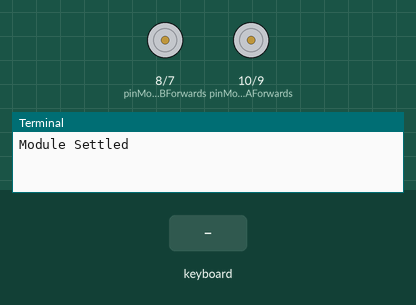
Recording of a program running on a simulated Raspberry Pi (BCM pin numbers). Shown: motor-driver pin pairs drawn as motors (green arrow = first pin HIGH = forward, orange = second pin HIGH = backward, longer = more drive), the last lines printed to the terminal. Inputs (shaded band) come from the test bench.

Above: at 2.2 s.
2.3 s: key "w" typed on the keyboard
At 2.4 s:
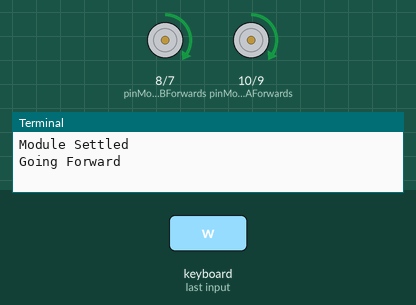
4.0 s: key "d" typed on the keyboard
At 4.1 s:
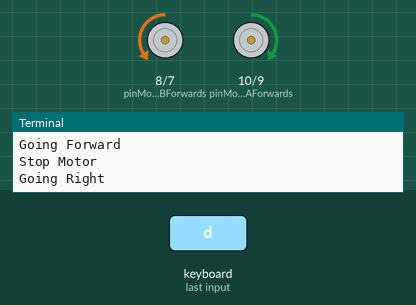
5.7 s: key "a" typed on the keyboard
At 5.8 s:
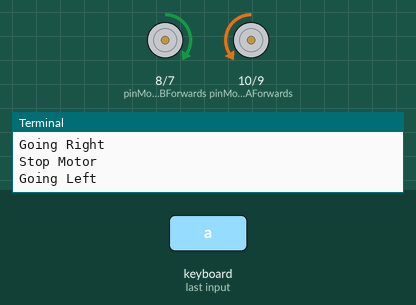
7.4 s: key "s" typed on the keyboard
At 7.5 s:
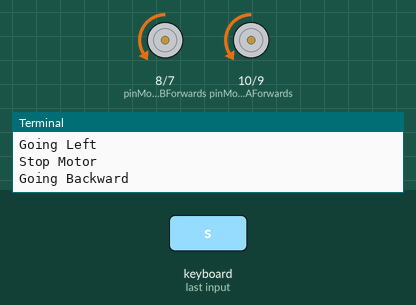
Timing chart, 0 to 10.1 s (numbered marks = the images above; inputs shaded):
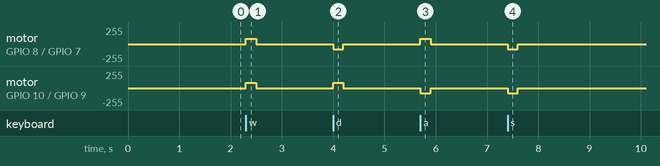

Measured:
- after the input at 2.3 s, motor on GPIO 8 (pinMotorBForwards) / GPIO 7 (pinMotorBBackwards), motor on GPIO 10 (pinMotorAForwards) / GPIO 9 (pinMotorABackwards): stopped → forward 77/255 at once, → stopped 0.20 s later
- after the input at 4.0 s, motor on GPIO 8 (pinMotorBForwards) / GPIO 7 (pinMotorBBackwards): stopped → backward 77/255 at once, → stopped 0.20 s later; motor on GPIO 10 (pinMotorAForwards) / GPIO 9 (pinMotorABackwards): stopped → forward 77/255 at once, → stopped 0.20 s later
- after the input at 5.7 s, motor on GPIO 8 (pinMotorBForwards) / GPIO 7 (pinMotorBBackwards): stopped → forward 77/255 at once, → stopped 0.20 s later; motor on GPIO 10 (pinMotorAForwards) / GPIO 9 (pinMotorABackwards): stopped → backward 77/255 at once, → stopped 0.20 s later
- after the input at 7.4 s, motor on GPIO 8 (pinMotorBForwards) / GPIO 7 (pinMotorBBackwards), motor on GPIO 10 (pinMotorAForwards) / GPIO 9 (pinMotorABackwards): stopped → backward 77/255 at once, → stopped 0.20 s later

The program:

remote_driving.py
```python
# CamJam EduKit 3 - Robotics
# Worksheet 9 – Obstacle Avoidance

import RPi.GPIO as GPIO  # Import the GPIO Library
import time  # Import the Time library
import getch

# Set the GPIO modes
GPIO.setmode(GPIO.BCM)
GPIO.setwarnings(False)

# Set variables for the GPIO motor pins
pinMotorAForwards = 10
pinMotorABackwards = 9
pinMotorBForwards = 8
pinMotorBBackwards = 7
# Define GPIO pins to use on the Pi
pinTrigger = 17
pinEcho = 18

# How many times to turn the pin on and off each second
Frequency = 20
# How long the pin stays on each cycle, as a percent
DutyCycleA = 30
DutyCycleB = 30
# Settng the duty cycle to 0 means the motors will not turn
Stop = 0

# Distance variables
HowNear = 5.0
ReverseTime = 0.5
TurnTime = 0.75

# Run time variables
ActionRunTime = 0.2

# Set the GPIO Pin mode to be Output
GPIO.setup(pinMotorAForwards, GPIO.OUT)
GPIO.setup(pinMotorABackwards, GPIO.OUT)
GPIO.setup(pinMotorBForwards, GPIO.OUT)
GPIO.setup(pinMotorBBackwards, GPIO.OUT)
# Set pins as output and input
GPIO.setup(pinTrigger, GPIO.OUT)  # Trigger
GPIO.setup(pinEcho, GPIO.IN)  # Echo

# Set the GPIO to software PWM at 'Frequency' Hertz
pwmMotorAForwards = GPIO.PWM(pinMotorAForwards, Frequency)
pwmMotorABackwards = GPIO.PWM(pinMotorABackwards, Frequency)
pwmMotorBForwards = GPIO.PWM(pinMotorBForwards, Frequency)
pwmMotorBBackwards = GPIO.PWM(pinMotorBBackwards, Frequency)

# Start the software PWM with a duty cycle of 0 (i.e. not moving)
pwmMotorAForwards.start(Stop)
pwmMotorABackwards.start(Stop)
pwmMotorBForwards.start(Stop)
pwmMotorBBackwards.start(Stop)


# Turn all motors off
def StopMotors():
    pwmMotorAForwards.ChangeDutyCycle(Stop)
    pwmMotorABackwards.ChangeDutyCycle(Stop)
    pwmMotorBForwards.ChangeDutyCycle(Stop)
    pwmMotorBBackwards.ChangeDutyCycle(Stop)

# Turn both motors forwards
def Forwards():
    pwmMotorAForwards.ChangeDutyCycle(DutyCycleA)
    pwmMotorABackwards.ChangeDutyCycle(Stop)
    pwmMotorBForwards.ChangeDutyCycle(DutyCycleB)
    pwmMotorBBackwards.ChangeDutyCycle(Stop)

# Turn both motors backwards
def Backwards():
    pwmMotorAForwards.ChangeDutyCycle(Stop)
    pwmMotorABackwards.ChangeDutyCycle(DutyCycleA)
    pwmMotorBForwards.ChangeDutyCycle(Stop)
    pwmMotorBBackwards.ChangeDutyCycle(DutyCycleB)

# Turn left
def Left():
    pwmMotorAForwards.ChangeDutyCycle(Stop)
    pwmMotorABackwards.ChangeDutyCycle(DutyCycleA)
    pwmMotorBForwards.ChangeDutyCycle(DutyCycleB)
    pwmMotorBBackwards.ChangeDutyCycle(Stop)

# Turn Right
def Right():
    pwmMotorAForwards.ChangeDutyCycle(DutyCycleA)
    pwmMotorABackwards.ChangeDutyCycle(Stop)
    pwmMotorBForwards.ChangeDutyCycle(Stop)
    pwmMotorBBackwards.ChangeDutyCycle(DutyCycleB)

# Take a distance measurement
def Measure():
    GPIO.output(pinTrigger, True)
    time.sleep(0.00001)
    GPIO.output(pinTrigger, False)
    StartTime = time.time()
    StopTime = StartTime

    while GPIO.input(pinEcho) == 0:
        StartTime = time.time()
        StopTime = StartTime

    while GPIO.input(pinEcho) == 1:
        StopTime = time.time()
        # If the sensor is too close to an object, the Pi cannot
        # see the echo quickly enough, so we have to detect that
        # problem and say what has happened.
        if StopTime - StartTime >= 0.04:
            print("Hold on there!  You're too close for me to see.")
            StopTime = StartTime
            break

    ElapsedTime = StopTime - StartTime
    Distance = (ElapsedTime * 34300) / 2

    return Distance


# Return True if the ultrasonic sensor sees an obstacle
def IsNearObstacle(localHowNear):
    Distance = Measure()

    print("IsNearObstacle: " + str(Distance))
    if Distance < localHowNear:
        return True
    else:
        return False

# Move back a little, then turn right
def AvoidObstacle():
    # Back off a little
    print("Backwards")
    Backwards()
    time.sleep(ReverseTime)
    StopMotors()

    # Turn right
    print("Right")
    Right()
    time.sleep(TurnTime)
    StopMotors()


# Your code to control the robot goes below this line
try:
    # Set trigger to False (Low)
    GPIO.output(pinTrigger, False)

    # Allow module to settle
    time.sleep(1)
    print('Module Settled')

    # repeat the next indented block forever
    while True:
        key_input = getch.getche()
        if key_input == 'w':
            print('Going Forward')
            Forwards()
            time.sleep(ActionRunTime)
            print('Stop Motor')
            StopMotors()


        if key_input == 'd':
            print('Going Right')
            Right()
            time.sleep(ActionRunTime)
            print('Stop Motor')
            StopMotors()


        if key_input == 'a':
            print('Going Left')
            Left()
            time.sleep(ActionRunTime)
            print('Stop Motor')
            StopMotors()

        if key_input == 's':
            print('Going Backward')
            Backwards()
            time.sleep(ActionRunTime)
            print('Stop Motor')
            StopMotors()

        # if IsNearObstacle(HowNear):
        #     StopMotors()
        #     AvoidObstacle()

# If you press CTRL+C, cleanup and stop
except KeyboardInterrupt:
    GPIO.cleanup()
```
